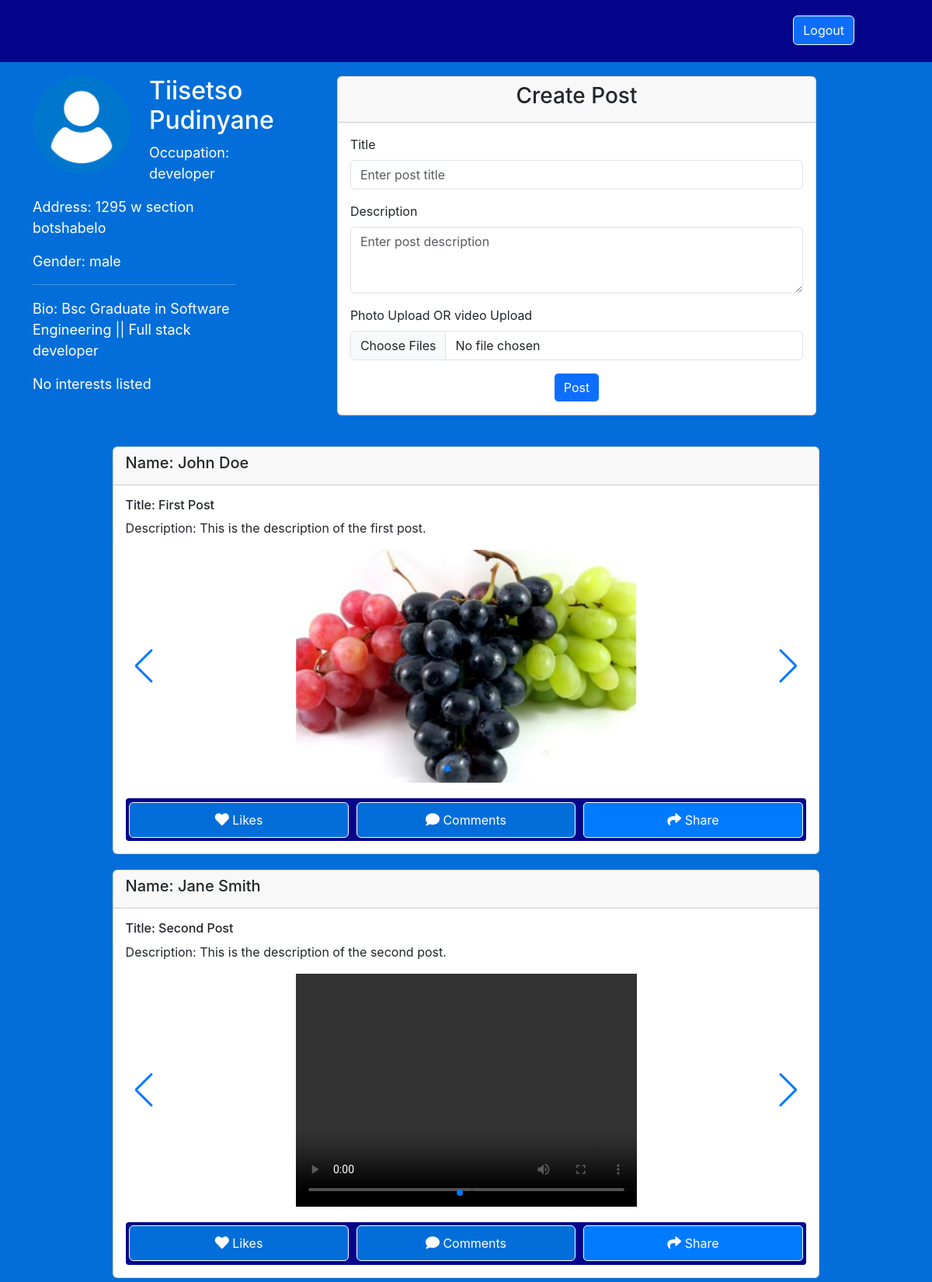
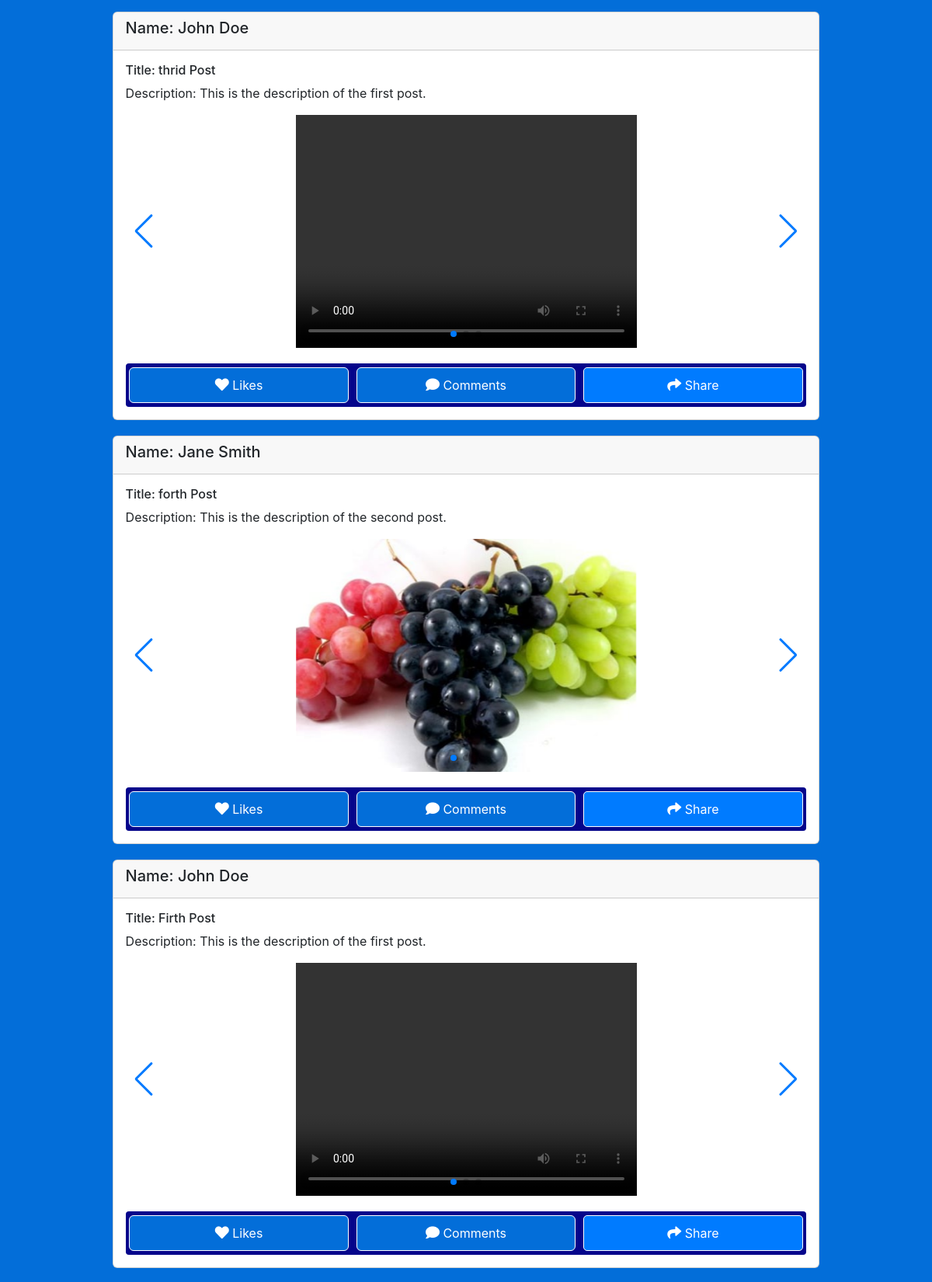
Page / (signed in, upper part) on the committed database (2 pictures, top to bottom).
### tables this page shows
CREATE TABLE User (
        userId INTEGER PRIMARY KEY,
        first_name TEXT NOT NULL,
        last_name TEXT NOT NULL,
        date_of_birth DATE,
        gender TEXT,
        email TEXT UNIQUE NOT NULL,
        occupation TEXT,
        bio TEXT,
        contact_details TEXT,
        home_address TEXT,
        postal_code TEXT,
        password TEXT NOT NULL,
        interests TEXT
    );

### application.py (the view)
@app.route("/")
def homePage():
    user=selectUserInfo()
    return render_template("userProfile.html",user=user,data=data)

### application.py (called while the page is built)
@app.route('/userinfo')
def selectUserInfo():
    if "email" in session:
        userEmail=session["email"]
        user=selectAllfromUser(userEmail)
        return user

### user.py (called while the page is built)
def selectAllfromUser(email):
    query="SELECT * from User WHERE email=?"
    conn = sqlite3.connect('comments.db')
    cursor = conn.cursor()
    try:
        cursor.execute(query,(email,))
        user = cursor.fetchone()
        if user:
            column=[column[0] for column in cursor.description]
            user_dict=dict(zip(column,user))
            user=user_dict
            return user
        else:
            return {'message':'email dont exist'}
    except sqlite3.Error as e:
        print('Error: ',e)
    finally:
        conn.close()

### templates/userProfile.html (shortened to what this page needs)
{% extends "POSTS.html" %} {% block createPost %} {% if "email" in session%}
<div class="row justify-content-center">
  <div class="col-md-9">
    <div class="card form-container">
      <div class="card-header text-center">
        <h3>Create Post</h3>
      </div>
      <div class="card-body">
        <form>
          <div class="mb-3">
            <label for="title" class="form-label">Title</label>
            <input
              type="text"
              class="form-control"
              id="title"
              placeholder="Enter post title"
              required
            />
          </div>
          <div class="mb-3">
            <label for="description" class="form-label">Description</label>
            <textarea
              class="form-control"
              id="description"
              rows="3"
              placeholder="Enter post description"
              required
            ></textarea>
          </div>
          <div class="mb-3">
            <label for="photoUpload" class="form-label"
              >Photo Upload OR video Upload</label
            >
            <input type="file" class="form-control" id="photoUpload" multiple />
          </div>
          <div class="text-center">
            <button type="submit" class="btn btn-primary">Post</button>
          </div>
        </form>
      </div>
    </div>
  </div>
</div>
{%endif%} {% endblock %} {% block UserInfo %} {% if "email" in session%}
<div class="row">
  <div class="col-md-12 mt-5">
    <div class="row">
      <div class="col-md-5 image_border">
        <img
          src="../static/images/user.png"
          class="img-fluid rounded-circle mb-3"
          alt="User Image"
        />
      </div>
      <div class="col-md-5">
        <h2><a href="{{ url_for('userprofileedit') }}">{{user.first_name}} {{user.last_name}}</a></h2>
        <p>Occupation: {{user.occupation}}</p>
      </div>
    </div>
    <p>Address: {{user.home_address}}</p>
    <p>Gender: {{user.gender}}</p>
    <hr />
    <p>Bio: {{user.bio}}</p>
    {% if user.interests %}
    <h5>Interests:</h5>
    <ul>
      {% for interest in user.interests %}
      <li>{{ interest }}</li>
      {% endfor %}
    </ul>
    {% else %}
    <p>No interests listed</p>
    {% endif %}
  </div>
</div>
{%endif%} {% endblock %} {% block CreatePost_login_Buttons %} {%if "email" in
session%}
<div class="col-md-12 header-buttons">
  <div class="create-button">
    <form action="/logout" method="post">
      <button type="submit" class="btn btn-primary">Logout</button>
    </form>
  </div>
</div>
{%endif%} {% endblock %}

### templates/posts.html (shortened to what this page needs)
<!DOCTYPE html>
<html lang="en">
  <head>
    <link
      href="https://cdn.jsdelivr.net/npm/bootstrap@5.3.0-alpha1/dist/css/bootstrap.min.css"
      rel="stylesheet"
    />
    <link
      href="https://cdnjs.cloudflare.com/ajax/libs/font-awesome/5.15.4/css/all.min.css"
      rel="stylesheet"
    />
    <link rel="stylesheet" href="https://cdn.jsdelivr.net/npm/swiper@11/swiper-bundle.min.css"/>
    <link rel="stylesheet" href="../static/css/style.css" />
  </head>
  <body>
    <div class="row header">
      {% block CreatePost_login_Buttons %}{% endblock %}
    </div>
    <div class="container">
      <div class="row justify-content-center">
        <div class="col-md-3 bio-container">
          {% block UserInfo %}{% endblock %}
        </div>
        <div class="col-md-9 mt-5">{%block createPost%}{% endblock %}</div>
      </div>
      <div class="row justify-content-center">
        <div class="col-md-9 content-div">
          {% for mydata in data %}
          <div class="card content-container">
            <div class="card-header">
              <h5 id="fullName">Name: {{ mydata.fullName }}</h5>
            </div>
            <div class="card-body">
              <h6 id="title">Title: {{ mydata.title }}</h6>
              <p id="description">Description: {{ mydata.description }}</p>
              <div class="swiper">
                <div class="swiper-wrapper">
                  {% for media in mydata.media %}
                  <div class="swiper-slide">
                    {% if media.endswith('.mp4') %}
                    <video controls onclick="openVideo('{{ media }}')">
                      <source src="{{ media }}" type="video/mp4" />
                    </video>
                    {% else %}
                    <img src="{{ media }}" alt="media" />
                    {% endif %}
                  </div>
                  {% endfor %}
                </div>
                <div class="swiper-pagination"></div>
                <div class="swiper-button-prev"></div>
                <div class="swiper-button-next"></div>
              </div>
              <div class="like-comment-share">
                <button
                  type="button"
                  class="btn-like-comment-share btn btn-outline-primary"
                >
                  <i class="fas fa-heart"></i> Likes
                </button>
                <button
                  type="button"
                  class="btn-like-comment-share btn btn-outline-primary"
                >
                  <i class="fas fa-comment"></i> Comments
                </button>
                <button
                  type="button"
                  class="btn-like-comment-share btn btn-outline-primary share-button" onclick="toggleShareIcons()"
                >
                  <i class="fas fa-share"></i> Share
                </button>
              </div>
            </div>
          </div>
          {% endfor %}
        </div>
      </div>
    </div>
  </body>
</html>

### static/css/style.css (style rules this page uses)
body { background-color: #036ed9; font-family:'Inter'; }
.form-container { margin-top: 50px; }
.content-container { margin-top: 20px; }
.content-div { margin-top: 20px; width: 82%; }
.like-comment-share { margin-top: 20px; background-color: rgb(5, 5, 139); width: 100%; border-radius: .25em; padding: .3em; display: grid; grid-template-columns: repeat(auto-fit, minmax(100px, 1fr)); grid-column-gap: 10px; }
.btn-like-comment-share { background-color: #036ed9; color: white; }
.create-button { position: absolute; top: 20px; right: 100px; }
.btn { border-color: white; }
.header { background-color: rgb(5, 5, 139); height: 80px; width: 100%; margin: 0; position: fixed; z-index: 9999; }
.header-buttons { padding: 20px; }
.bio-container { margin-top: 50px; font-size: 18px; color: white; }
.image_border { border-color:1px solid white; border-radius: 100%; height: 150px; width: 150px; }
hr { color: #ffffff; height: .1em; width: 100%; }
.swiper { width: 100%; height: 300px; text-align: center; }
.share-button { display: inline-block; padding: 10px 20px; background-color: #007bff; color: #fff; text-decoration: none; border-radius: 5px; cursor: pointer; }
.swiper-slide img,video { width:50%; height: 100%; padding: auto; margin: auto; object-fit: cover; }
.swiper-slide { top: 0; left: 0; width: 50%; height: 100%; }
i { font-weight: bold; font-size: 18px; }
h2 a,p a,ul li a { color: white; text-decoration: none; }

### rows in the picture
User: first_name "Tiisetso", last_name "Pudinyane", occupation "developer", home_address "1295 w section botshabelo", gender "male", bio "Bsc Graduate in Software Engineering || Full stack developer"

### other values in the picture
{{ mydata.fullName }} "John Doe" "Jane Smith" "John Doe" "Jane Smith" "John Doe"
{{ mydata.title }} "First Post" "Second Post" "thrid Post" "forth Post" "Firth Post"
{{ mydata.description }} "This is the description of the first post." "This is the description of the second post." "This is the description of the first post." "This is the description of the second post." "This is the description of the first post."
